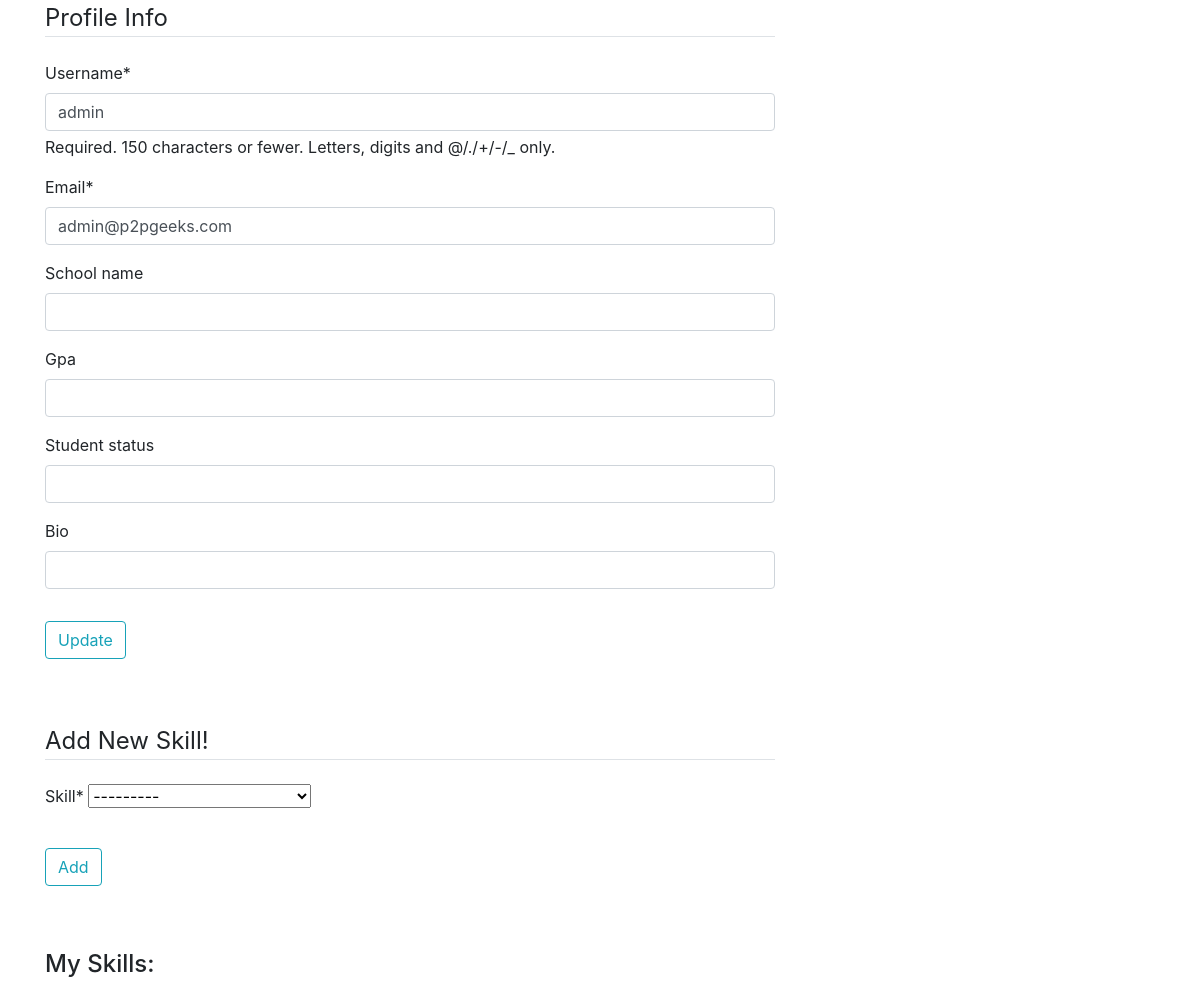
The app's page /profile/ (signed in), older data.
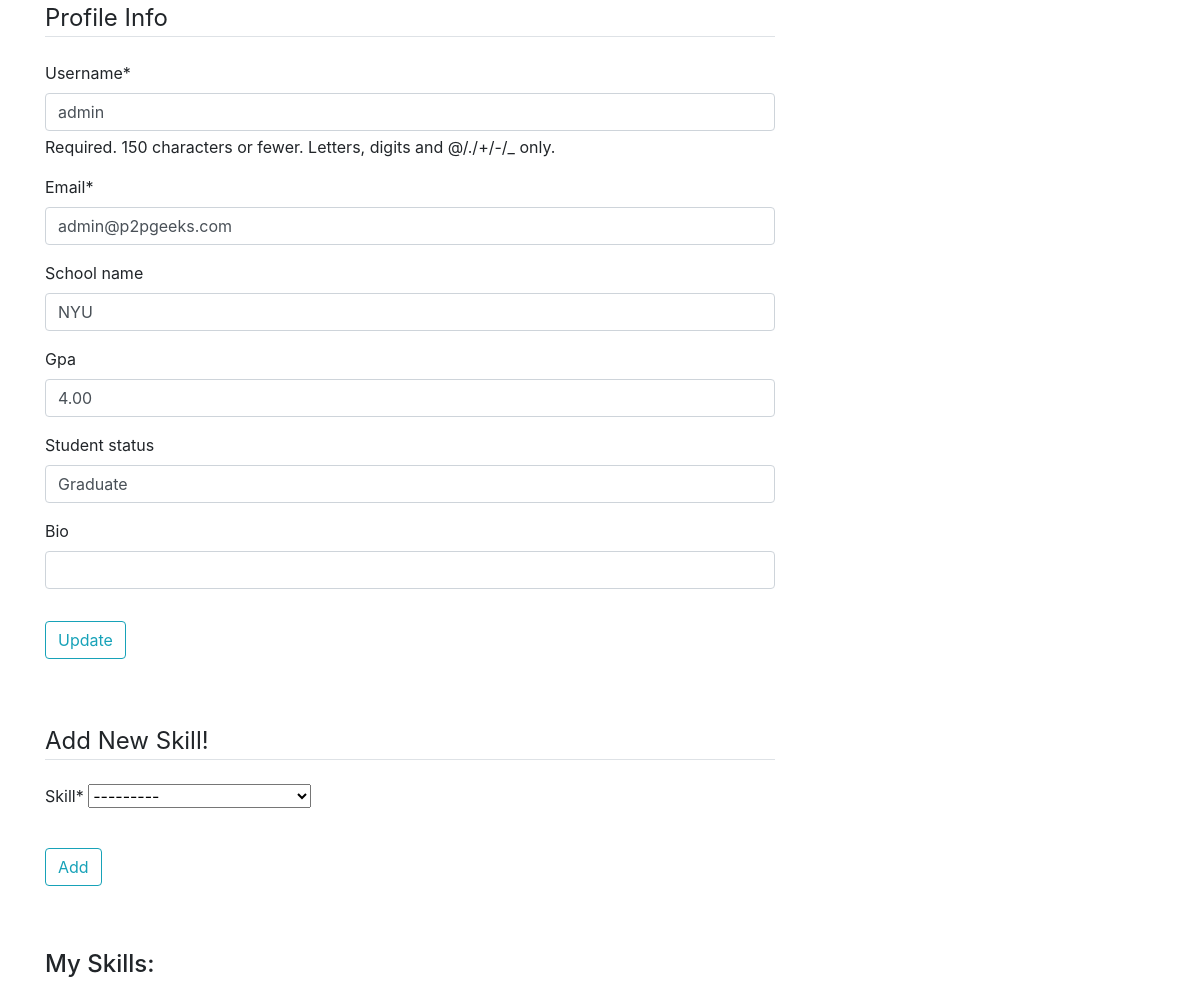
The same page, newer data.
### apps/users/models.py (models this page shows, shortened)
class Profile(models.Model):
    user = models.OneToOneField(User, on_delete=models.CASCADE)
    bio = models.CharField(max_length=50, blank=True)
    school_name = models.CharField(max_length=100, blank=True)
    gpa = models.DecimalField(max_digits=3, decimal_places=2, validators=[MinValueValidator(0), MaxValueValidator(4)], null=True, blank=True)
    student_status = models.CharField(max_length=10, blank=True)
    date_of_birth = models.DateField(null=True, blank=True)
    calendly_link = models.URLField(blank=True)

### apps/users/views.py (the view, shortened to what this page needs)
# urls.py: path("profile/", user_views.profile, name="profile"),
@login_required
def profile(request):
    skill_set = Skill.objects.filter(user=request.user)
    u_form = UserUpdateForm(instance=request.user)
    p_form = ProfileUpdateForm(instance=request.user.profile)
    s_form = SkillUpdateForm(user=request.user)
    context = {
        'u_form': u_form,
        'p_form': p_form,
        's_form': s_form,
        'skill_set' : skill_set
    }
    return render(request, 'profile.html', context)

### apps/users/forms.py
class UserUpdateForm(forms.ModelForm):
    email = forms.EmailField()
    class Meta:
        model = User
        fields = ['username', 'email']

class ProfileUpdateForm(forms.ModelForm):
    class Meta:
        model = Profile
        fields = ['school_name', 'gpa', 'student_status', 'bio']

### templates/profile.html (shortened to what this page needs)
{% load crispy_forms_tags %}
<!DOCTYPE html>
<html>
<head>
    <link rel="stylesheet" href="https://maxcdn.bootstrapcdn.com/bootstrap/4.0.0/css/bootstrap.min.css">
</head>
<body>
    <main role="main" class="container">
        <div class="row">
          <div class="col-md-8">
            <form method="POST">
                <fieldset class="form-group">
                    <legend class="border-bottom mb-4">Profile Info</legend>
                    {{ u_form|crispy }}
                    {{ p_form|crispy }}
                </fieldset>
                <div class="form-group">
                    <button class="btn btn-outline-info" type="submit" name="profile_update">Update</button>
                </div>
            </form>
            <br> <br>
            <form method="POST">
                <fieldset class="form-group">
                    <legend class="border-bottom mb-4">Add New Skill!</legend>
                    {{ s_form|crispy }}
                </fieldset>
                <div class="form-group">
                    <button class="btn btn-outline-info" type="submit" name="skill_update">Add</button>
                </div>
            </form>
                <br> <br>
                <h4>My Skills:</h4>
          </div>
        </div>
      </main>
</body>
</html>

Row changes from the older to the newer data that the page shows:
changed Profile: school_name (not shown) → "NYU"; gpa (not shown) → "4.00"; student_status (not shown) → "Graduate"
